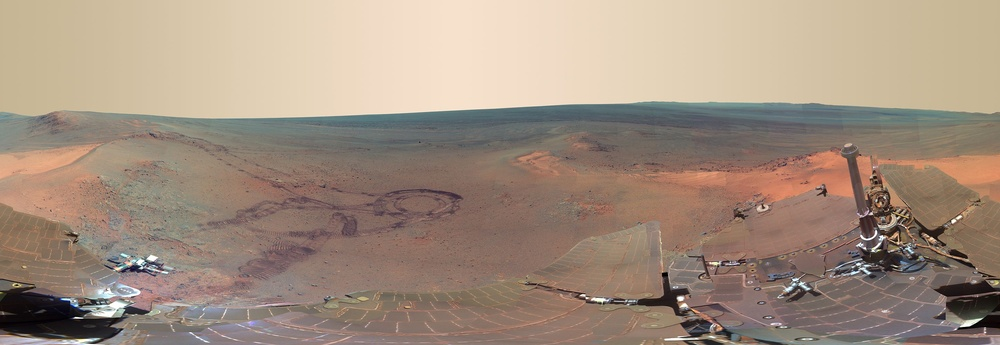
//> input picture serial/cmake-build-debug/6.jpg, 1000 x 345 px, shrunk from 2880 x 995 before the run
$ ./main cmake-build-debug/6.jpg   (built with g++ and OpenCV 4)
//> lines starting //> are read from the running program, lines starting //| are printed output that depends on the picture; after the words box and inside, x2 and y2 are one past the last pixel; in counts of white or black regions, pixels touching at a corner belong together
#include <iostream>
#include <opencv2/core/core.hpp>
#include <opencv2/highgui/highgui.hpp>
#include <opencv2/imgproc.hpp>
#include <opencv2/opencv.hpp>

using namespace cv; // imread // imwrite
using namespace std; // cout + endl


int main(int argc, char **argv) {

    // open cv implementation
    std::clock_t start;
    double totalTime;
    start = std::clock();

    String image1 = "6.jpg";

    // ./programName would be argv[0]
    if (argv[1]) {
        image1 = argv[1];
    }
    cv::Mat inputImage = imread(image1, CV_LOAD_IMAGE_COLOR);
//> inputImage is the input picture: 345 rows x 1000 cols, CV_8UC3; mean B, G, R 127.5, 143.2, 161.8
    cv::Mat outputImage;

    // Convert image to Greyscale
    cv::cvtColor(inputImage, outputImage, CV_BGR2GRAY);
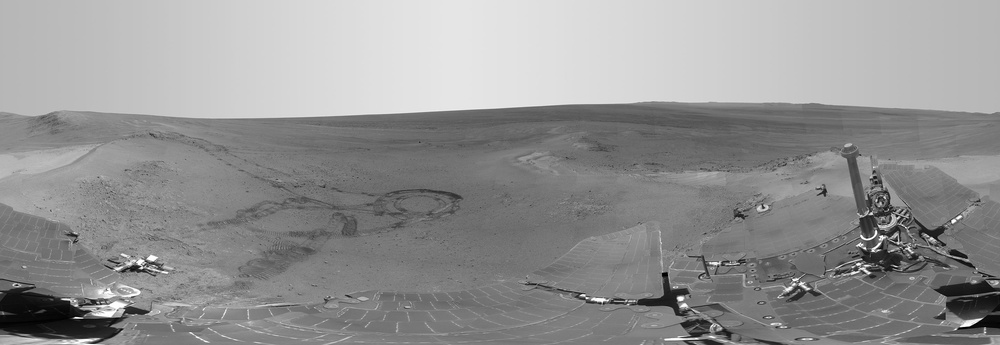
//> outputImage: 345 rows x 1000 cols, CV_8UC1; min 0, max 255, mean 147

    // image smoothing with gaussian blur
    // the more smoothing done, the clearer the final image will be
    // for(int i = 0; i < 30; i++) {
        cv::GaussianBlur(outputImage, outputImage, cv::Size(7, 7), 1.5, 1.5);
    //}

    // edge deteciton algorithm
    cv::Canny(outputImage, outputImage, 0, 30, 3);
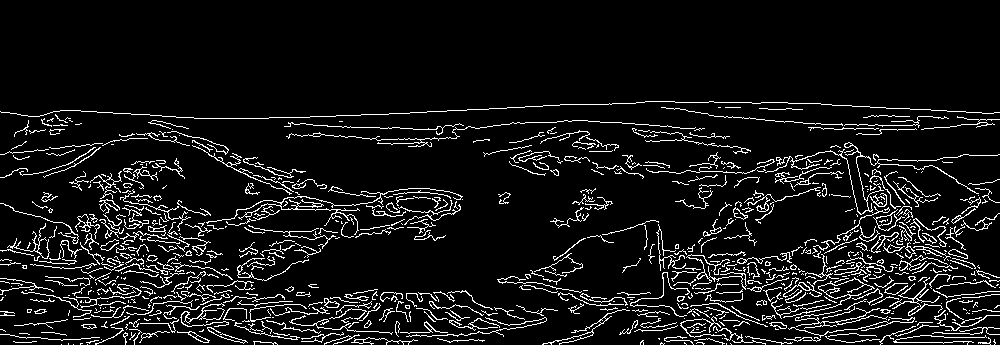
//> outputImage: 345 rows x 1000 cols, CV_8UC1; 8.3% white in thin lines or dots, all inside (x1, y1, x2, y2) = (0, 101, 1000, 345)

    // Output time
    totalTime = ( std::clock() - start ) / (double) CLOCKS_PER_SEC;
    std::cout << totalTime << std::endl;

    imshow("Output Image", outputImage);
    imwrite("OutputImage.png", outputImage);

    // image will auto close
    waitKey(0);

    // end open cv implementation

    return 0;
}

$ run again, with serial/cmake-build-debug/3.jpg copied over serial/cmake-build-debug/6.jpg
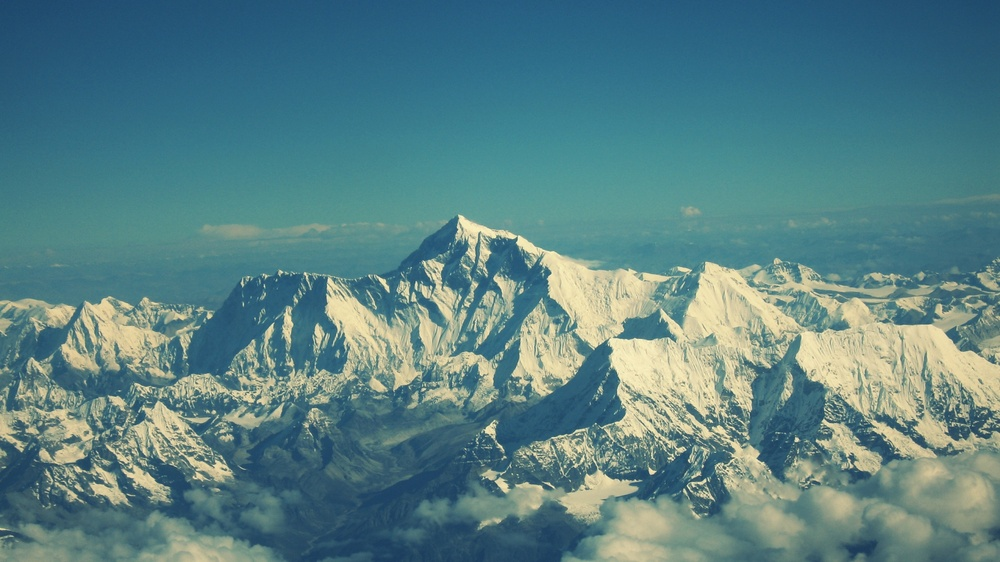
//> input picture serial/cmake-build-debug/3.jpg, 1000 x 562 px, shrunk from 1920 x 1080 before the run
//> inputImage is the input picture: 562 rows x 1000 cols, CV_8UC3; mean B, G, R 132.5, 129.2, 88.9
//> `cv::cvtColor(inputImage, outputImage, CV_BGR2GRAY);`:
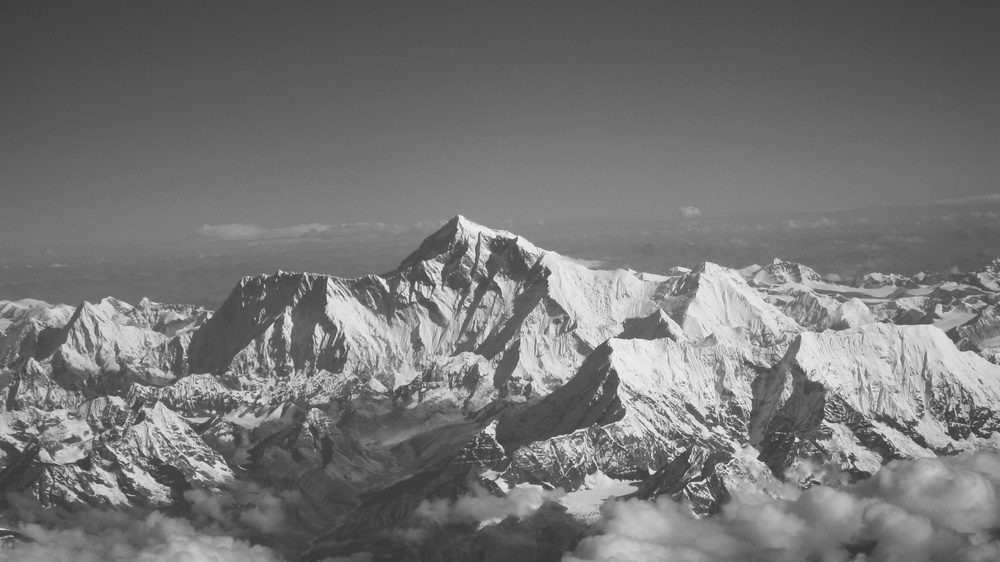
//> outputImage: 562 rows x 1000 cols, CV_8UC1; min 52, max 249, mean 117.5
//> `cv::Canny(outputImage, outputImage, 0, 30, 3);`:
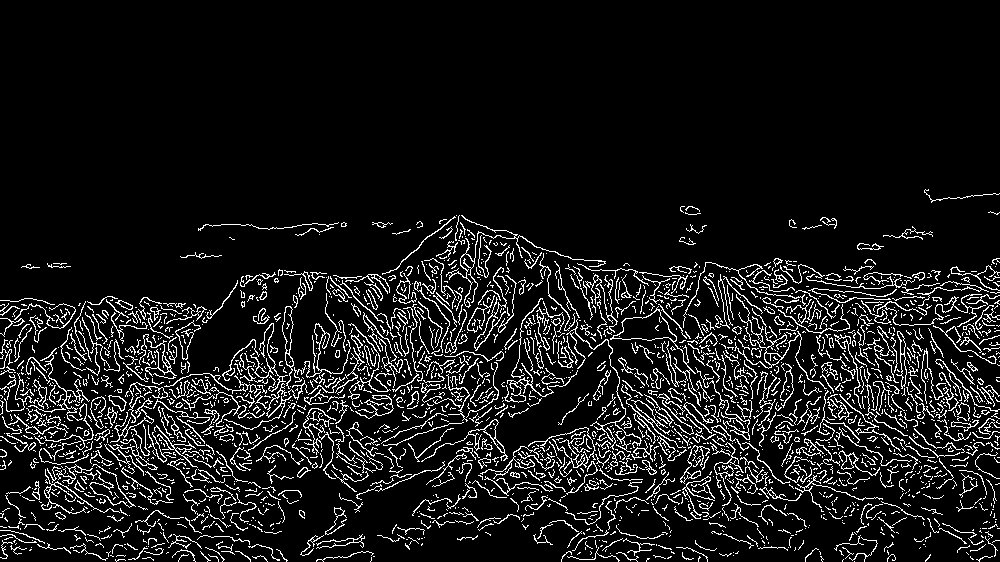
//> outputImage: 562 rows x 1000 cols, CV_8UC1; 9.2% white in thin lines or dots, all inside (x1, y1, x2, y2) = (0, 189, 1000, 562)

$ run again, with serial/cmake-build-debug/5.jpg copied over serial/cmake-build-debug/6.jpg
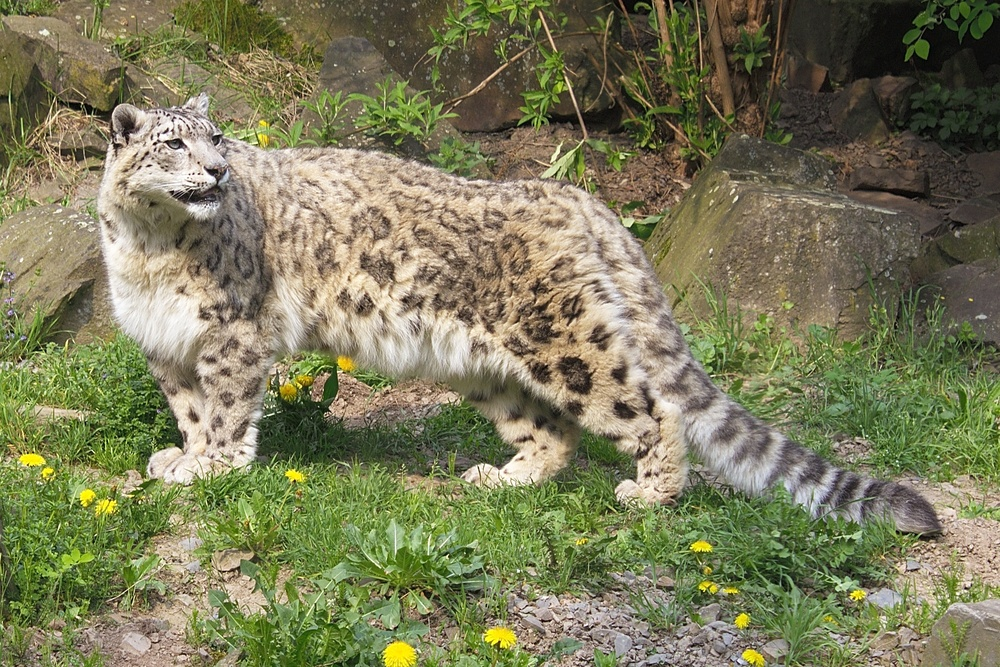
//> input picture serial/cmake-build-debug/5.jpg, 1000 x 667 px, shrunk from 2231 x 1487 before the run
//> inputImage is the input picture: 667 rows x 1000 cols, CV_8UC3; mean B, G, R 89.3, 122.7, 123.2
//> `cv::cvtColor(inputImage, outputImage, CV_BGR2GRAY);`:
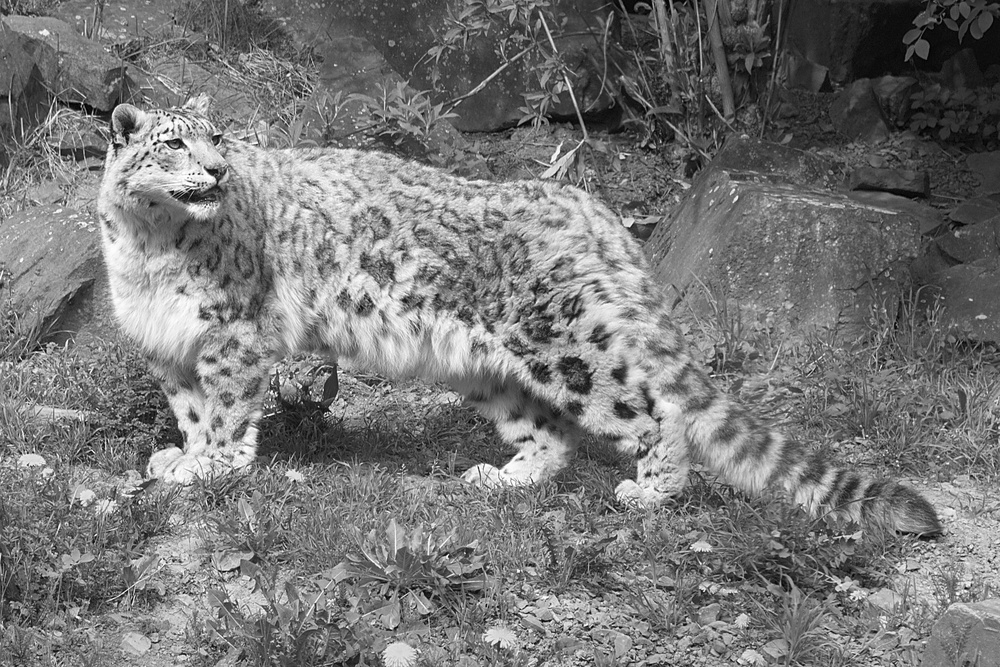
//> outputImage: 667 rows x 1000 cols, CV_8UC1; min 0, max 255, mean 119.1
//> `cv::Canny(outputImage, outputImage, 0, 30, 3);`:
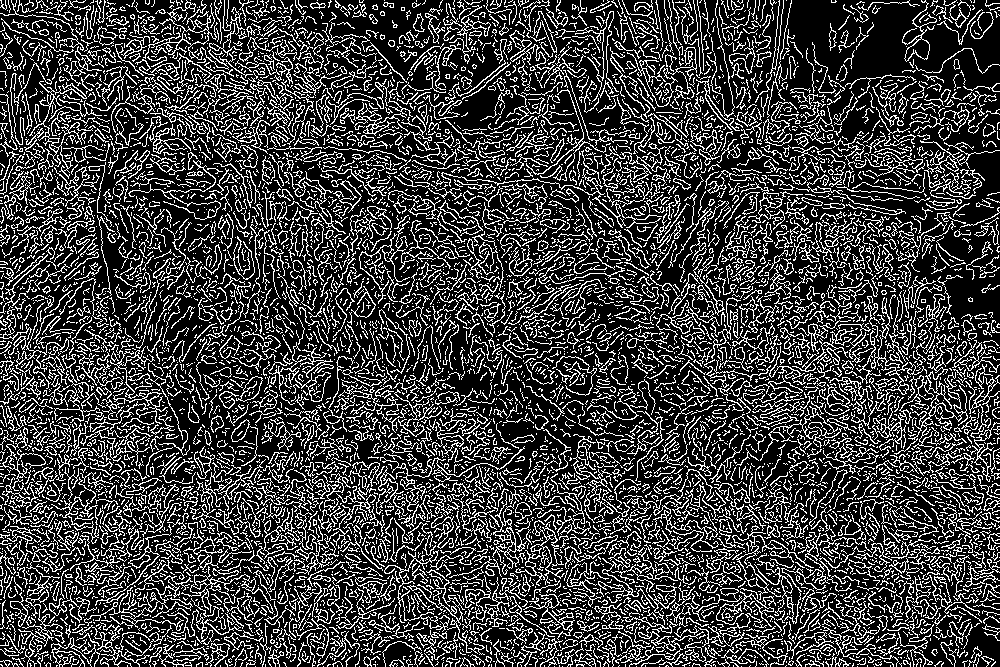
//> outputImage: 667 rows x 1000 cols, CV_8UC1; 24.4% white in thin lines or dots
